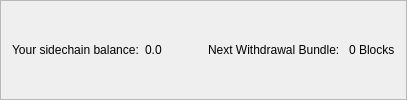
            <widget class="QFrame" name="frame_7">
             <property name="sizePolicy">
              <sizepolicy hsizetype="Preferred" vsizetype="Maximum">
               <horstretch>0</horstretch>
               <verstretch>0</verstretch>
              </sizepolicy>
             </property>
             <property name="frameShape">
              <enum>QFrame::StyledPanel</enum>
             </property>
             <property name="frameShadow">
              <enum>QFrame::Raised</enum>
             </property>
             <layout class="QHBoxLayout" name="horizontalLayout_2">
              <item>
               <widget class="QLabel" name="label_7">
                <property name="sizePolicy">
                 <sizepolicy hsizetype="Preferred" vsizetype="Maximum">
                  <horstretch>0</horstretch>
                  <verstretch>0</verstretch>
                 </sizepolicy>
                </property>
                <property name="text">
                 <string>Your sidechain balance:</string>
                </property>
               </widget>
              </item>
              <item>
               <widget class="QLabel" name="available">
                <property name="sizePolicy">
                 <sizepolicy hsizetype="Preferred" vsizetype="Maximum">
                  <horstretch>0</horstretch>
                  <verstretch>0</verstretch>
                 </sizepolicy>
                </property>
                <property name="text">
                 <string>0.0</string>
                </property>
               </widget>
              </item>
              <item>
               <spacer name="horizontalSpacer_2">
                <property name="orientation">
                 <enum>Qt::Horizontal</enum>
                </property>
                <property name="sizeType">
                 <enum>QSizePolicy::MinimumExpanding</enum>
                </property>
                <property name="sizeHint" stdset="0">
                 <size>
                  <width>40</width>
                  <height>20</height>
                 </size>
                </property>
               </spacer>
              </item>
              <item>
               <widget class="QLabel" name="label_3">
                <property name="text">
                 <string>Next Withdrawal Bundle: </string>
                </property>
               </widget>
              </item>
              <item>
               <widget class="QLabel" name="labelNextBundle">
                <property name="text">
                 <string>0 Blocks</string>
                </property>
               </widget>
              </item>
             </layout>
            </widget>
